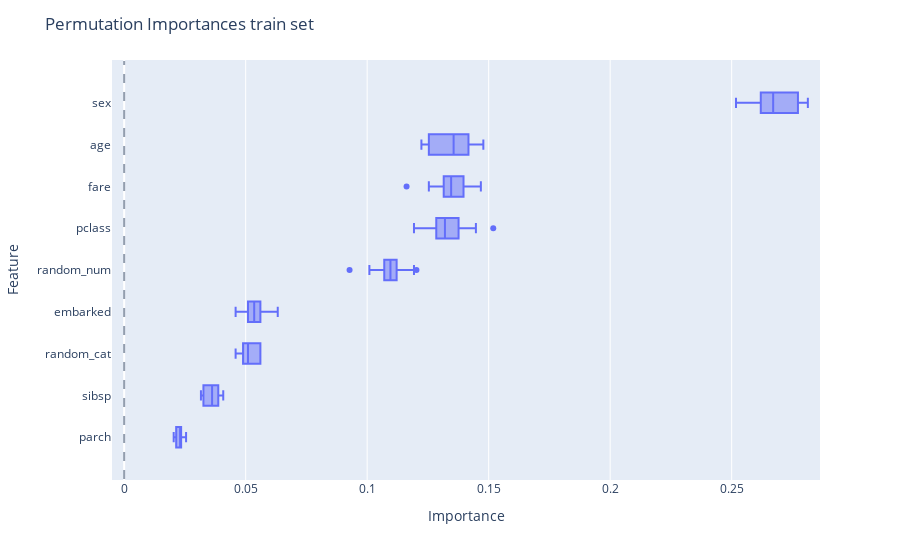

The cell this chart's notebook holds for it:
### Code cell
fig = plot_permutation_boxplot(rf, X_train, y_train, "train set")
fig.show()

### Figure 1 — Plotly figure (JSON) as saved in the notebook; plotly's stock layout.template omitted (floating-point values rounded to 4 significant figures)
{"data": [{"alignmentgroup": "True", "hovertemplate": "value=%{x}<br>variable=%{y}<extra></extra>", "legendgroup": "", "marker": {"color": "#636efa"}, "name": "", "notched": false, "offsetgroup": "", "orientation": "h", "showlegend": false, "type": "box", "x": [0.02446, 0.02345, 0.02548, 0.02039, 0.02141, 0.02345, 0.02345, 0.02039, 0.02345, 0.02141, 0.03262, 0.0316, 0.0367, 0.04077, 0.04077, 0.03568, 0.03772, 0.0316, 0.03568, 0.03874, 0.05403, 0.05607, 0.04995, 0.04893, 0.05199, 0.04689, 0.04587, 0.04995, 0.05607, 0.05607, 0.05607, 0.0632, 0.05301, 0.05301, 0.0581, 0.04995, 0.04587, 0.05403, 0.05403, 0.05097, 0.1101, 0.1009, 0.1203, 0.1091, 0.107, 0.1081, 0.1193, 0.1101, 0.09276, 0.1121, 0.1213, 0.1519, 0.1448, 0.1193, 0.1325, 0.1346, 0.1284, 0.1376, 0.1315, 0.1295, 0.1366, 0.1468, 0.1315, 0.1468, 0.1397, 0.1254, 0.1325, 0.1162, 0.1325, 0.1376, 0.1244, 0.1254, 0.1223, 0.1264, 0.1397, 0.1478, 0.1417, 0.1478, 0.1335, 0.1376, 0.2691, 0.2579, 0.262, 0.2813, 0.2722, 0.2773, 0.2518, 0.262, 0.265, 0.2803], "x0": " ", "xaxis": "x", "y": ["parch", "parch", "parch", "parch", "parch", "parch", "parch", "parch", "parch", "parch", "sibsp", "sibsp", "sibsp", "sibsp", "sibsp", "sibsp", "sibsp", "sibsp", "sibsp", "sibsp", "random_cat", "random_cat", "random_cat", "random_cat", "random_cat", "random_cat", "random_cat", "random_cat", "random_cat", "random_cat", "embarked", "embarked", "embarked", "embarked", "embarked", "embarked", "embarked", "embarked", "embarked", "embarked", "random_num", "random_num", "random_num", "random_num", "random_num", "random_num", "random_num", "random_num", "random_num", "random_num", "pclass", "pclass", "pclass", "pclass", "pclass", "pclass", "pclass", "pclass", "pclass", "pclass", "fare", "fare", "fare", "fare", "fare", "fare", "fare", "fare", "fare", "fare", "age", "age", "age", "age", "age", "age", "age", "age", "age", "age", "sex", "sex", "sex", "sex", "sex", "sex", "sex", "sex", "sex", "sex"], "y0": " ", "yaxis": "y"}], "layout": {"boxmode": "group", "legend": {"tracegroupgap": 0}, "margin": {"t": 60}, "shapes": [{"line": {"dash": "dash"}, "opacity": 0.5, "type": "line", "x0": 0, "x1": 0, "y0": -1, "y1": 9}], "showlegend": false, "title": {"text": "Permutation Importances train set"}, "xaxis": {"anchor": "y", "domain": [0, 1], "range": [-0.005, 0.2863], "title": {"text": "Importance"}}, "yaxis": {"anchor": "x", "domain": [0, 1], "title": {"text": "Feature"}}}}
